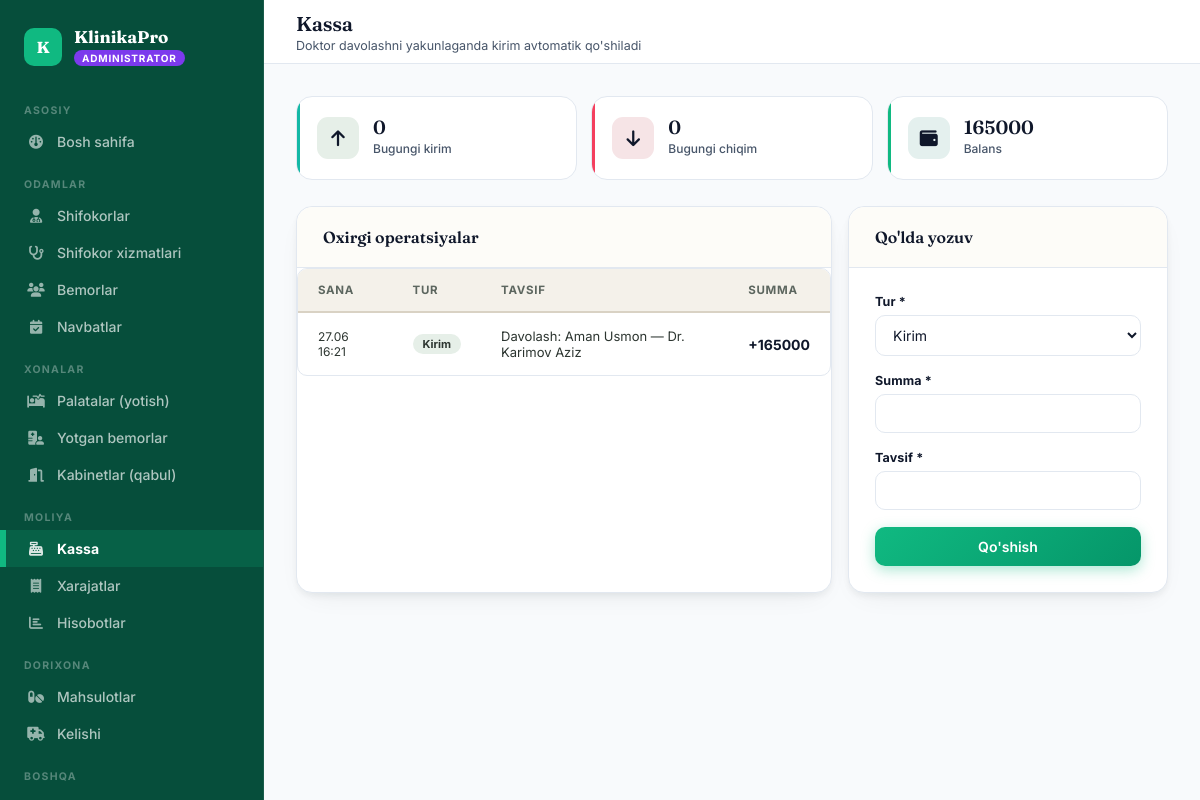
The page /finance/kassa/ (signed in) on the database its author committed.
### accounts/models.py (models this page shows, shortened)
class User(AbstractUser):
    ROLE_CHOICES = [
        ('admin', 'Administrator'),
        ('doctor', 'Shifokor'),
        ('patient', 'Bemor'),
    ]
    role = models.CharField(max_length=10, choices=ROLE_CHOICES, default='patient')
    phone = models.CharField(max_length=20, blank=True)

### finance/models.py (models this page shows, shortened)
class CashRegister(models.Model):
    TYPE = [('income', 'Kirim'), ('expense', 'Chiqim')]
    transaction_type = models.CharField(max_length=10, choices=TYPE, verbose_name="Tur")
    amount = models.DecimalField(max_digits=12, decimal_places=0, verbose_name="Summa")
    description = models.CharField(max_length=300, verbose_name="Tavsif")
    patient = models.ForeignKey('patients.Patient', on_delete=models.SET_NULL, null=True, blank=True)
    treatment = models.ForeignKey('patients.Treatment', on_delete=models.SET_NULL, null=True, blank=True)
    date = models.DateTimeField(auto_now_add=True)
    class Meta:
        verbose_name = "Kassa yozuvi"
        verbose_name_plural = "Kassa yozuvlari"
        ordering = ['-date']

### finance/views.py (the view, shortened to what this page needs)
# urls.py: path('kassa/', views.kassa, name='kassa'),
@login_required
@role_required('admin')
def kassa(request):
    today = date.today()
    entries = CashRegister.objects.select_related('patient').order_by('-date')[:50]
    today_income = CashRegister.objects.filter(transaction_type='income', date__date=today).aggregate(t=Sum('amount'))['t'] or 0
    today_expense = CashRegister.objects.filter(transaction_type='expense', date__date=today).aggregate(t=Sum('amount'))['t'] or 0
    month_income = CashRegister.objects.filter(transaction_type='income', date__date__gte=today.replace(day=1)).aggregate(t=Sum('amount'))['t'] or 0
    current_balance = get_kassa_balance()
    return render(request, 'finance/kassa.html', {
        'entries': entries, 'today_income': today_income, 'today_expense': today_expense,
        'balance': current_balance, 'month_income': month_income,
    })

### finance/views.py (called while the page is built)
def get_kassa_balance():
    income = CashRegister.objects.filter(transaction_type='income').aggregate(t=Sum('amount'))['t'] or 0
    expense = CashRegister.objects.filter(transaction_type='expense').aggregate(t=Sum('amount'))['t'] or 0
    return income - expense

### templates/finance/kassa.html (shortened to what this page needs)
{% extends "base.html" %}
{% block page_title %}Kassa{% endblock %}
{% block page_sub %}<div class="sub">Doktor davolashni yakunlaganda kirim avtomatik qo'shiladi</div>{% endblock %}
{% block content %}
<div class="tiles" style="grid-template-columns:repeat(3,1fr);">
  <div class="tile t-sage"><div class="tile-icon"><i class="fa-solid fa-arrow-up"></i></div><div><div class="tile-val" style="font-size:19px;">{{ today_income|floatformat:0 }}</div><div class="tile-label">Bugungi kirim</div></div></div>
  <div class="tile t-rose"><div class="tile-icon"><i class="fa-solid fa-arrow-down"></i></div><div><div class="tile-val" style="font-size:19px;">{{ today_expense|floatformat:0 }}</div><div class="tile-label">Bugungi chiqim</div></div></div>
  <div class="tile t-teal"><div class="tile-icon"><i class="fa-solid fa-wallet"></i></div><div><div class="tile-val" style="font-size:19px;">{{ balance|floatformat:0 }}</div><div class="tile-label">Balans</div></div></div>
</div>
<div class="grid-2" style="grid-template-columns:1fr 320px;">
  <div class="panel">
    <div class="panel-head"><div class="panel-title">Oxirgi operatsiyalar</div></div>
    <div class="tbl-wrap">
      <table>
        <thead><tr><th>Sana</th><th>Tur</th><th>Tavsif</th><th>Summa</th></tr></thead>
        <tbody>
        {% for e in entries %}
        <tr>
          <td style="font-size:12px;">{{ e.date|date:"d.m H:i" }}</td>
          <td>{% if e.transaction_type == "income" %}<span class="tag tag-ok">Kirim</span>{% else %}<span class="tag tag-danger">Chiqim</span>{% endif %}</td>
          <td style="font-size:13px;">{{ e.description }}</td>
          <td style="font-weight:700; {% if e.transaction_type == "income" %}color:var(--sage);{% else %}color:var(--rose);{% endif %}">{% if e.transaction_type == "income" %}+{% else %}−{% endif %}{{ e.amount|floatformat:0 }}</td>
        </tr>
        {% empty %}
        <tr><td colspan="4" class="empty-row">Yozuv yo'q</td></tr>
        {% endfor %}
        </tbody>
      </table>
    </div>
  </div>
  <div class="panel" style="align-self:start;">
    <div class="panel-head"><div class="panel-title">Qo'lda yozuv</div></div>
    <div class="panel-body">
      <form method="post">
        <div class="field"><label>Tur *</label><select name="transaction_type"><option value="income">Kirim</option><option value="expense">Chiqim</option></select></div>
        <div class="field"><label>Summa *</label><input type="number" name="amount" required></div>
        <div class="field"><label>Tavsif *</label><input name="description" required></div>
        <button type="submit" class="btn btn-primary" style="width:100%; justify-content:center;">Qo'shish</button>
      </form>
    </div>
  </div>
</div>
{% endblock %}

### templates/base.html (shortened to what this page needs)
<!DOCTYPE html>
<html lang="uz">
<head>
<link href="https://cdnjs.cloudflare.com/ajax/libs/font-awesome/6.4.0/css/all.min.css" rel="stylesheet">
</head>
<body>
{% if user.is_authenticated %}
<nav class="sidebar">
  <div class="sb-brand">
    <div class="sb-mark">K</div>
    <div>
      <div class="sb-name">KlinikaPro</div>
      <span class="sb-role-tag {{ user.role }}">{{ user.get_role_display }}</span>
    </div>
  </div>
  {% if user.role == 'admin' %}
  <div class="sb-section">Asosiy</div>
  <a href="{% url 'admin_dashboard' %}" class="sb-link {% if request.resolver_match.url_name == 'admin_dashboard' %}active{% endif %}"><i class="fa-solid fa-gauge"></i> Bosh sahifa</a>
  <div class="sb-section">Odamlar</div>
  <a href="{% url 'doctors' %}" class="sb-link "><i class="fa-solid fa-user-doctor"></i> Shifokorlar</a>
  <a href="{% url 'doctor_services_admin' %}" class="sb-link {% if request.resolver_match.url_name == 'doctor_services_admin' %}active{% endif %}"><i class="fa-solid fa-stethoscope"></i> Shifokor xizmatlari</a>
  <a href="{% url 'patients' %}" class="sb-link {% if request.resolver_match.url_name == 'patients' or request.resolver_match.url_name == 'patient_detail_admin' %}active{% endif %}"><i class="fa-solid fa-users"></i> Bemorlar</a>
  <a href="{% url 'appointment_list_admin' %}" class="sb-link {% if request.resolver_match.url_name == 'appointment_list_admin' %}active{% endif %}"><i class="fa-solid fa-calendar-check"></i> Navbatlar</a>
  <div class="sb-section">Xonalar</div>
  <a href="{% url 'wards' %}" class="sb-link {% if request.resolver_match.url_name == 'wards' %}active{% endif %}"><i class="fa-solid fa-bed-pulse"></i> Palatalar (yotish)</a>
  <a href="{% url 'admissions' %}" class="sb-link {% if request.resolver_match.url_name == 'admissions' %}active{% endif %}"><i class="fa-solid fa-hospital-user"></i> Yotgan bemorlar</a>
  <a href="{% url 'cabinets' %}" class="sb-link {% if request.resolver_match.url_name == 'cabinets' %}active{% endif %}"><i class="fa-solid fa-door-open"></i> Kabinetlar (qabul)</a>
  <div class="sb-section">Moliya</div>
  <a href="{% url 'kassa' %}" class="sb-link {% if request.resolver_match.url_name == 'kassa' %}active{% endif %}"><i class="fa-solid fa-cash-register"></i> Kassa</a>
  <a href="{% url 'expenses' %}" class="sb-link {% if request.resolver_match.url_name == 'expenses' %}active{% endif %}"><i class="fa-solid fa-receipt"></i> Xarajatlar</a>
  <a href="{% url 'reports' %}" class="sb-link {% if request.resolver_match.url_name == 'reports' %}active{% endif %}"><i class="fa-solid fa-chart-bar"></i> Hisobotlar</a>
  <div class="sb-section">Dorixona</div>
  <a href="{% url 'medicines' %}" class="sb-link {% if request.resolver_match.url_name == 'medicines' %}active{% endif %}"><i class="fa-solid fa-pills"></i> Mahsulotlar</a>
  <a href="{% url 'medicine_income' %}" class="sb-link {% if request.resolver_match.url_name == 'medicine_income' %}active{% endif %}"><i class="fa-solid fa-truck-medical"></i> Kelishi</a>
  <div class="sb-section">Boshqa</div>
  <a href="{% url 'operations' %}" class="sb-link {% if request.resolver_match.url_name == 'operations' %}active{% endif %}"> Operatsiyalar</a>
  {% endif %}
</nav>
<div class="main">
  <header class="topbar">
    <div>
      <h1>{% block page_title %}{% endblock %}</h1>
      {% block page_sub %}{% endblock %}
    </div>
  </header>
  <div class="content">
    {% block content %}{% endblock %}
  </div>
</div>
{% else %}
{% block noauth %}{% endblock %}
{% endif %}
</body>
</html>

### rows shown on the page
User: role "ADMINISTRATOR"
CashRegister: date "27.06 16:21", transaction_type "Kirim", description "Davolash: Aman Usmon — Dr. Karimov Aziz", amount "165000"

### other values the page prints
{{ today_income|floatformat:0 }} "0"
{{ today_expense|floatformat:0 }} "0"
{{ balance|floatformat:0 }} "165000"
